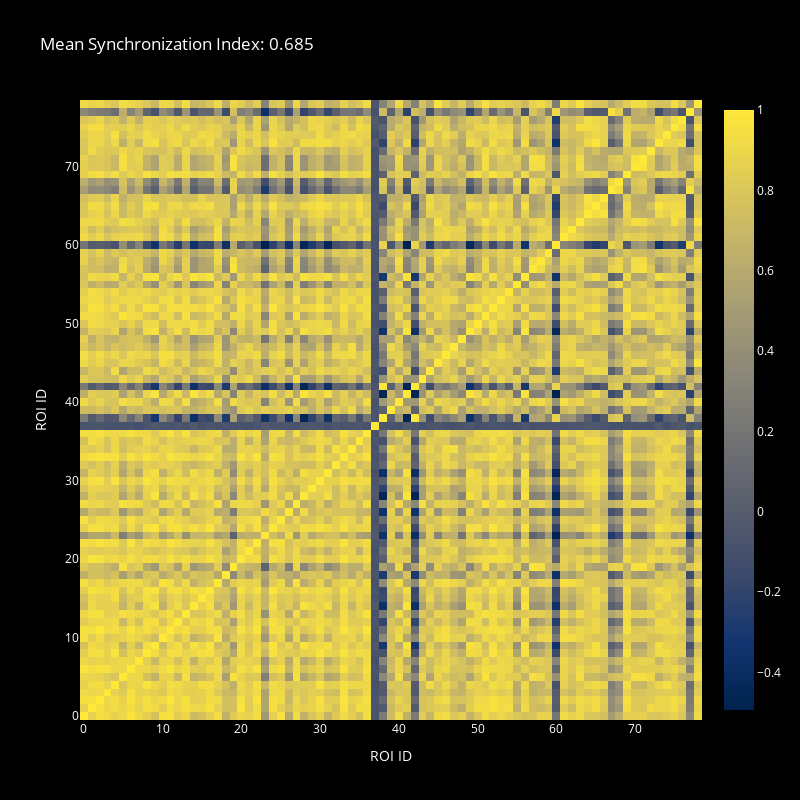

Source (notebook cell):
### Markdown cell above
## Synchrony calculation based on PeakCaller

### Code cell
import numpy as np
import matplotlib.pyplot as plt
from scipy.stats import pearsonr
from tqdm import tqdm

def autocorrelation_synchronization(array, experiment_df):
    """
    Compute a synchronization index based on identified peaks.
    """
    #Using the experiment_df, construct N by T numpy array where N is the roi count and T is the timepoint, where peaks are marked as 1 and 0 otherwise

     # N: number of neurons, T: number of time points
    N = array.shape[1]
    T = array.shape[0]

    #Make a matrix with 1s where peaks are and -1 where they are not
    print('Making peak regions matrix')
    PeakRegions = np.ones((N, T))
    PeakRegions = PeakRegions * -1
    for _, row in experiment_df.iterrows():
        roi_id = int(row['roi_id'].rsplit('ROI')[1]) - 1
        peak_height = row['peak_relative_amplitude']
        PeakRegions[roi_id, int(row['peak_time'])] = 1
        #Add all points to the right of the peak that are above 50% of the peak height
        for i in range(int(row['peak_time']), T):
            if array[i, roi_id] > peak_height * 0.5 + 1:
                PeakRegions[roi_id, i] = 1
            else:
                break
        #Add all points to the left of the peak that are above 50% of the peak height
        for i in range(int(row['peak_time']), 0, -1):
            if array[i, roi_id] > peak_height * 0.5 + 1:
                PeakRegions[roi_id, i] = 1
            else:
                break

    # Build a generalized autocorrelation function (P)
    P = np.zeros((N, T-1))
    for ii in tqdm(range(N), desc="Building Generalized Autocorrelation Function"):
        R = np.outer(PeakRegions[ii, :], PeakRegions[ii, :])
        for jj in range(T-1):
            P[ii, jj] = np.mean(np.diag(R, k=jj))  # autocorrelation at lag jj

    # Initialize synchronization matrix (SI)
    SI = np.zeros((N, N))
    
    # Compute pairwise correlation of the autocorrelation functions (synchronization matrix)
    print('Computing synchronization indices')
    for ii in tqdm(range(N), desc="Computing Synchronization Indices"):
        for jj in range(ii + 1):
            # Pearson correlation coefficient between autocorrelations
            if np.std(P[ii, :]) > 0 and np.std(P[jj, :]) > 0:
                correlation, _ = pearsonr(P[ii, :], P[jj, :])
                SI[ii, jj] = correlation
                SI[jj, ii] = correlation

    # Set NaNs (due to zero standard deviation) to 0
    SI = np.nan_to_num(SI)

    # Mean synchronization index (excluding diagonal terms)
    SImean = np.sum(SI) - np.sum(np.diag(SI))
    SImean /= N * (N - 1)
    return SI, SImean


SI, SImean = autocorrelation_synchronization(array, experiment_df)

 # Plot synchronization matrix using plotly
fig = go.Figure(data=go.Heatmap(z=SI, colorscale='cividis'))
fig.update_layout(title=f'Mean Synchronization Index: {SImean:.3f}', xaxis_title='ROI', yaxis_title='ROI')
#Make sure the figure is square
fig.update_layout(width=800, height=800)
#make the plot dark
fig.update_layout(template='plotly_dark')
fig.update_layout(plot_bgcolor='black', paper_bgcolor='black', font=dict(color='white'))
#Add axis labels
fig.update_layout(xaxis_title='ROI ID')
fig.update_layout(yaxis_title='ROI ID')
fig.show()

### Figure 1 — Plotly figure (JSON) as saved in the notebook; plotly's stock layout.template omitted (floating-point values rounded to 4 significant figures; data arrays with more than 128 entries replaced by an {"elided": "..."} marker saying what was removed)
{"data": [{"colorscale": [[0, "#00224e"], [0.1111, "#123570"], [0.2222, "#3b496c"], [0.3333, "#575d6d"], [0.4444, "#707173"], [0.5556, "#8a8678"], [0.6667, "#a59c74"], [0.7778, "#c3b369"], [0.8889, "#e1cc55"], [1, "#fee838"]], "type": "heatmap", "z": {"elided": "79x79 float values"}}], "layout": {"font": {"color": "white"}, "height": 800, "paper_bgcolor": "black", "plot_bgcolor": "black", "title": {"text": "Mean Synchronization Index: 0.685"}, "width": 800, "xaxis": {"title": {"text": "ROI ID"}}, "yaxis": {"title": {"text": "ROI ID"}}}}
